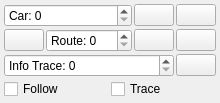
             <widget class="QWidget" name="widget_5" native="true">
              <layout class="QVBoxLayout" name="verticalLayout_5">
               <property name="spacing">
                <number>2</number>
               </property>
               <property name="leftMargin">
                <number>4</number>
               </property>
               <property name="topMargin">
                <number>4</number>
               </property>
               <property name="rightMargin">
                <number>4</number>
               </property>
               <property name="bottomMargin">
                <number>4</number>
               </property>
               <item>
                <layout class="QHBoxLayout" name="horizontalLayout_11">
                 <property name="spacing">
                  <number>2</number>
                 </property>
                 <item>
                  <widget class="QSpinBox" name="mapCarBox">
                   <property name="prefix">
                    <string>Car: </string>
                   </property>
                   <property name="maximum">
                    <number>255</number>
                   </property>
                  </widget>
                 </item>
                 <item>
                  <widget class="QPushButton" name="removeTraceExtraButton">
                   <property name="sizePolicy">
                    <sizepolicy hsizetype="Fixed" vsizetype="Fixed">
                     <horstretch>0</horstretch>
                     <verstretch>0</verstretch>
                    </sizepolicy>
                   </property>
                   <property name="toolTip">
                    <string>Remove trace</string>
                   </property>
                   <property name="text">
                    <string/>
                   </property>
                   <property name="icon">
                    <iconset resource="resources.qrc">
                     <normaloff>:/models/Icons/Delete2-96.png</normaloff>:/models/Icons/Delete2-96.png</iconset>
                   </property>
                  </widget>
                 </item>
                 <item>
                  <widget class="QPushButton" name="mapZeroButton">
                   <property name="sizePolicy">
                    <sizepolicy hsizetype="Fixed" vsizetype="Fixed">
                     <horstretch>0</horstretch>
                     <verstretch>0</verstretch>
                    </sizepolicy>
                   </property>
                   <property name="toolTip">
                    <string>Center map</string>
                   </property>
                   <property name="text">
                    <string/>
                   </property>
                   <property name="icon">
                    <iconset resource="resources.qrc">
                     <normaloff>:/models/Icons/Center Direction-96.png</normaloff>:/models/Icons/Center Direction-96.png</iconset>
                   </property>
                  </widget>
                 </item>
                </layout>
               </item>
               <item>
                <layout class="QHBoxLayout" name="horizontalLayout_14">
                 <property name="spacing">
                  <number>2</number>
                 </property>
                 <item>
                  <widget class="QPushButton" name="routeZeroAllButton">
                   <property name="sizePolicy">
                    <sizepolicy hsizetype="Fixed" vsizetype="Fixed">
                     <horstretch>0</horstretch>
                     <verstretch>0</verstretch>
                    </sizepolicy>
                   </property>
                   <property name="text">
                    <string/>
                   </property>
                   <property name="icon">
                    <iconset resource="resources.qrc">
                     <normaloff>:/models/Icons/Center Direction-96.png</normaloff>:/models/Icons/Center Direction-96.png</iconset>
                   </property>
                  </widget>
                 </item>
                 <item>
                  <widget class="QSpinBox" name="mapRouteBox">
                   <property name="prefix">
                    <string>Route: </string>
                   </property>
                   <property name="maximum">
                    <number>255</number>
                   </property>
                  </widget>
                 </item>
                 <item>
                  <widget class="QPushButton" name="removeRouteExtraButton">
                   <property name="sizePolicy">
                    <sizepolicy hsizetype="Fixed" vsizetype="Fixed">
                     <horstretch>0</horstretch>
                     <verstretch>0</verstretch>
                    </sizepolicy>
                   </property>
                   <property name="toolTip">
                    <string>Remove trace</string>
                   </property>
                   <property name="text">
                    <string/>
                   </property>
                   <property name="icon">
                    <iconset resource="resources.qrc">
                     <normaloff>:/models/Icons/Delete2-96.png</normaloff>:/models/Icons/Delete2-96.png</iconset>
                   </property>
                  </widget>
                 </item>
                 <item>
                  <widget class="QPushButton" name="routeZeroButton">
                   <property name="sizePolicy">
                    <sizepolicy hsizetype="Fixed" vsizetype="Fixed">
                     <horstretch>0</horstretch>
                     <verstretch>0</verstretch>
                    </sizepolicy>
                   </property>
                   <property name="text">
                    <string/>
                   </property>
                   <property name="icon">
                    <iconset resource="resources.qrc">
                     <normaloff>:/models/Icons/Center Direction-96.png</normaloff>:/models/Icons/Center Direction-96.png</iconset>
                   </property>
                  </widget>
                 </item>
                </layout>
               </item>
               <item>
                <layout class="QHBoxLayout" name="horizontalLayout_2">
                 <property name="spacing">
                  <number>2</number>
                 </property>
                 <item>
                  <widget class="QSpinBox" name="mapInfoTraceBox">
                   <property name="prefix">
                    <string>Info Trace: </string>
                   </property>
                  </widget>
                 </item>
                 <item>
                  <widget class="QPushButton" name="removeInfoTraceExtraButton">
                   <property name="sizePolicy">
                    <sizepolicy hsizetype="Fixed" vsizetype="Fixed">
                     <horstretch>0</horstretch>
                     <verstretch>0</verstretch>
                    </sizepolicy>
                   </property>
                   <property name="toolTip">
                    <string>Remove Info Trace</string>
                   </property>
                   <property name="text">
                    <string/>
                   </property>
                   <property name="icon">
                    <iconset resource="resources.qrc">
                     <normaloff>:/models/Icons/Delete2-96.png</normaloff>:/models/Icons/Delete2-96.png</iconset>
                   </property>
                  </widget>
                 </item>
                </layout>
               </item>
               <item>
                <layout class="QHBoxLayout" name="horizontalLayout_12">
                 <item>
                  <widget class="QCheckBox" name="mapFollowBox">
                   <property name="toolTip">
                    <string>Follow Selected Car</string>
                   </property>
                   <property name="text">
                    <string>Follow</string>
                   </property>
                  </widget>
                 </item>
                 <item>
                  <widget class="QCheckBox" name="mapTraceBox">
                   <property name="toolTip">
                    <string>Trace Selected Car</string>
                   </property>
                   <property name="text">
                    <string>Trace</string>
                   </property>
                  </widget>
                 </item>
                </layout>
               </item>
              </layout>
             </widget>
